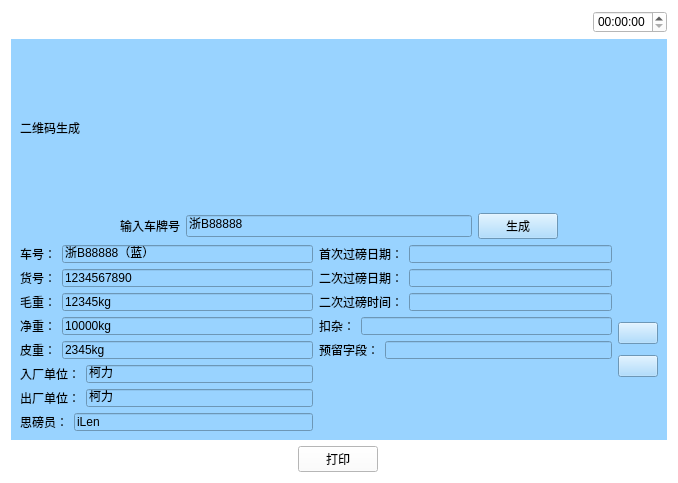
<?xml version="1.0" encoding="UTF-8"?>
<ui version="4.0">
 <class>Erweimashengcheng</class>
 <widget class="QWidget" name="Erweimashengcheng">
  <property name="geometry">
   <rect>
    <x>0</x>
    <y>0</y>
    <width>678</width>
    <height>483</height>
   </rect>
  </property>
  <property name="windowTitle">
   <string>Form</string>
  </property>
  <property name="styleSheet">
   <string notr="true">background-color: rgb(255, 255, 255);</string>
  </property>
  <layout class="QVBoxLayout" name="verticalLayout_3" stretch="1,5,1">
   <item>
    <layout class="QHBoxLayout" name="horizontalLayout_5">
     <item>
      <widget class="QPushButton" name="pushButton">
       <property name="text">
        <string/>
       </property>
       <property name="icon">
        <iconset resource="myimages.qrc">
         <normaloff>:/image/images/4g.png</normaloff>:/image/images/4g.png</iconset>
       </property>
       <property name="flat">
        <bool>true</bool>
       </property>
      </widget>
     </item>
     <item>
      <widget class="QPushButton" name="pushButton_2">
       <property name="text">
        <string/>
       </property>
       <property name="icon">
        <iconset resource="myimages.qrc">
         <normaloff>:/image/images/wireless.svg</normaloff>:/image/images/wireless.svg</iconset>
       </property>
       <property name="flat">
        <bool>true</bool>
       </property>
      </widget>
     </item>
     <item>
      <widget class="QPushButton" name="pushButton_3">
       <property name="text">
        <string/>
       </property>
       <property name="icon">
        <iconset resource="myimages.qrc">
         <normaloff>:/image/images/bl.svg</normaloff>:/image/images/bl.svg</iconset>
       </property>
       <property name="flat">
        <bool>true</bool>
       </property>
      </widget>
     </item>
     <item>
      <widget class="QPushButton" name="pushButton_4">
       <property name="text">
        <string/>
       </property>
       <property name="icon">
        <iconset resource="myimages.qrc">
         <normaloff>:/image/images/locate.svg</normaloff>:/image/images/locate.svg</iconset>
       </property>
       <property name="flat">
        <bool>true</bool>
       </property>
      </widget>
     </item>
     <item>
      <spacer name="horizontalSpacer_4">
       <property name="orientation">
        <enum>Qt::Horizontal</enum>
       </property>
       <property name="sizeHint" stdset="0">
        <size>
         <width>40</width>
         <height>20</height>
        </size>
       </property>
      </spacer>
     </item>
     <item>
      <widget class="QTimeEdit" name="timeEdit_2"/>
     </item>
    </layout>
   </item>
   <item>
    <widget class="QWidget" name="widget" native="true">
     <property name="sizePolicy">
      <sizepolicy hsizetype="Preferred" vsizetype="Preferred">
       <horstretch>0</horstretch>
       <verstretch>0</verstretch>
      </sizepolicy>
     </property>
     <property name="contextMenuPolicy">
      <enum>Qt::DefaultContextMenu</enum>
     </property>
     <property name="styleSheet">
      <string notr="true">background-color: rgb(153, 211, 255);</string>
     </property>
     <layout class="QVBoxLayout" name="verticalLayout_2">
      <item>
       <widget class="QLabel" name="label">
        <property name="text">
         <string>二维码生成</string>
        </property>
       </widget>
      </item>
      <item>
       <layout class="QHBoxLayout" name="horizontalLayout">
        <property name="leftMargin">
         <number>100</number>
        </property>
        <property name="rightMargin">
         <number>100</number>
        </property>
        <item>
         <widget class="QLabel" name="label_2">
          <property name="text">
           <string>输入车牌号</string>
          </property>
         </widget>
        </item>
        <item>
         <widget class="QLineEdit" name="lineEdit">
          <property name="text">
           <string>浙B88888</string>
          </property>
         </widget>
        </item>
        <item>
         <widget class="QPushButton" name="generate">
          <property name="text">
           <string>生成</string>
          </property>
         </widget>
        </item>
       </layout>
      </item>
      <item>
       <layout class="QGridLayout" name="gridLayout" columnminimumwidth="1,1,2">
        <item row="0" column="0">
         <layout class="QHBoxLayout" name="horizontalLayout_11">
          <item>
           <widget class="QLabel" name="label_10">
            <property name="text">
             <string>车号：</string>
            </property>
           </widget>
          </item>
          <item>
           <widget class="QLineEdit" name="lineEdit_9">
            <property name="sizePolicy">
             <sizepolicy hsizetype="Expanding" vsizetype="Ignored">
              <horstretch>0</horstretch>
              <verstretch>0</verstretch>
             </sizepolicy>
            </property>
            <property name="text">
             <string>浙B88888（蓝）</string>
            </property>
           </widget>
          </item>
         </layout>
        </item>
        <item row="0" column="1">
         <layout class="QHBoxLayout" name="horizontalLayout_14">
          <item>
           <widget class="QLabel" name="label_13">
            <property name="text">
             <string>首次过磅日期：</string>
            </property>
           </widget>
          </item>
          <item>
           <widget class="QLineEdit" name="lineEdit_12">
            <property name="sizePolicy">
             <sizepolicy hsizetype="Expanding" vsizetype="Ignored">
              <horstretch>0</horstretch>
              <verstretch>0</verstretch>
             </sizepolicy>
            </property>
           </widget>
          </item>
         </layout>
        </item>
        <item row="1" column="0">
         <layout class="QHBoxLayout" name="horizontalLayout_3">
          <item>
           <widget class="QLabel" name="label_3">
            <property name="text">
             <string>货号：</string>
            </property>
           </widget>
          </item>
          <item>
           <widget class="QLineEdit" name="lineEdit_2">
            <property name="sizePolicy">
             <sizepolicy hsizetype="Expanding" vsizetype="Ignored">
              <horstretch>0</horstretch>
              <verstretch>0</verstretch>
             </sizepolicy>
            </property>
            <property name="text">
             <string>1234567890</string>
            </property>
           </widget>
          </item>
         </layout>
        </item>
        <item row="1" column="1">
         <layout class="QHBoxLayout" name="horizontalLayout_16">
          <item>
           <widget class="QLabel" name="label_15">
            <property name="text">
             <string>二次过磅日期：</string>
            </property>
           </widget>
          </item>
          <item>
           <widget class="QLineEdit" name="lineEdit_14">
            <property name="sizePolicy">
             <sizepolicy hsizetype="Expanding" vsizetype="Ignored">
              <horstretch>0</horstretch>
              <verstretch>0</verstretch>
             </sizepolicy>
            </property>
           </widget>
          </item>
         </layout>
        </item>
        <item row="2" column="0">
         <layout class="QHBoxLayout" name="horizontalLayout_4">
          <item>
           <widget class="QLabel" name="label_4">
            <property name="text">
             <string>毛重：</string>
            </property>
           </widget>
          </item>
          <item>
           <widget class="QLineEdit" name="lineEdit_3">
            <property name="sizePolicy">
             <sizepolicy hsizetype="Expanding" vsizetype="Ignored">
              <horstretch>0</horstretch>
              <verstretch>0</verstretch>
             </sizepolicy>
            </property>
            <property name="text">
             <string>12345kg</string>
            </property>
           </widget>
          </item>
         </layout>
        </item>
        <item row="2" column="1">
         <layout class="QHBoxLayout" name="horizontalLayout_12">
          <item>
           <widget class="QLabel" name="label_11">
            <property name="text">
             <string>二次过磅时间：</string>
            </property>
           </widget>
          </item>
          <item>
           <widget class="QLineEdit" name="lineEdit_10">
            <property name="sizePolicy">
             <sizepolicy hsizetype="Expanding" vsizetype="Ignored">
              <horstretch>0</horstretch>
              <verstretch>0</verstretch>
             </sizepolicy>
            </property>
           </widget>
          </item>
         </layout>
        </item>
        <item row="3" column="0">
         <layout class="QHBoxLayout" name="horizontalLayout_6">
          <item>
           <widget class="QLabel" name="label_5">
            <property name="text">
             <string>净重：</string>
            </property>
           </widget>
          </item>
          <item>
           <widget class="QLineEdit" name="lineEdit_4">
            <property name="sizePolicy">
             <sizepolicy hsizetype="Expanding" vsizetype="Ignored">
              <horstretch>0</horstretch>
              <verstretch>0</verstretch>
             </sizepolicy>
            </property>
            <property name="text">
             <string>10000kg</string>
            </property>
           </widget>
          </item>
         </layout>
        </item>
        <item row="3" column="1">
         <layout class="QHBoxLayout" name="horizontalLayout_13">
          <item>
           <widget class="QLabel" name="label_12">
            <property name="text">
             <string>扣杂：</string>
            </property>
           </widget>
          </item>
          <item>
           <widget class="QLineEdit" name="lineEdit_11">
            <property name="sizePolicy">
             <sizepolicy hsizetype="Expanding" vsizetype="Ignored">
              <horstretch>0</horstretch>
              <verstretch>0</verstretch>
             </sizepolicy>
            </property>
           </widget>
          </item>
         </layout>
        </item>
        <item row="4" column="0">
         <layout class="QHBoxLayout" name="horizontalLayout_7">
          <item>
           <widget class="QLabel" name="label_6">
            <property name="text">
             <string>皮重：</string>
            </property>
           </widget>
          </item>
          <item>
           <widget class="QLineEdit" name="lineEdit_5">
            <property name="sizePolicy">
             <sizepolicy hsizetype="Expanding" vsizetype="Ignored">
              <horstretch>0</horstretch>
              <verstretch>0</verstretch>
             </sizepolicy>
            </property>
            <property name="text">
             <string>2345kg</string>
            </property>
           </widget>
          </item>
         </layout>
        </item>
        <item row="4" column="1">
         <layout class="QHBoxLayout" name="horizontalLayout_15">
          <item>
           <widget class="QLabel" name="label_14">
            <property name="text">
             <string>预留字段：</string>
            </property>
           </widget>
          </item>
          <item>
           <widget class="QLineEdit" name="lineEdit_13">
            <property name="sizePolicy">
             <sizepolicy hsizetype="Expanding" vsizetype="Ignored">
              <horstretch>0</horstretch>
              <verstretch>0</verstretch>
             </sizepolicy>
            </property>
           </widget>
          </item>
         </layout>
        </item>
        <item row="5" column="0">
         <layout class="QHBoxLayout" name="horizontalLayout_8">
          <item>
           <widget class="QLabel" name="label_7">
            <property name="text">
             <string>入厂单位：</string>
            </property>
           </widget>
          </item>
          <item>
           <widget class="QLineEdit" name="lineEdit_6">
            <property name="sizePolicy">
             <sizepolicy hsizetype="Expanding" vsizetype="Ignored">
              <horstretch>0</horstretch>
              <verstretch>0</verstretch>
             </sizepolicy>
            </property>
            <property name="text">
             <string>柯力</string>
            </property>
           </widget>
          </item>
         </layout>
        </item>
        <item row="6" column="0">
         <layout class="QHBoxLayout" name="horizontalLayout_9">
          <item>
           <widget class="QLabel" name="label_8">
            <property name="text">
             <string>出厂单位：</string>
            </property>
           </widget>
          </item>
          <item>
           <widget class="QLineEdit" name="lineEdit_7">
            <property name="sizePolicy">
             <sizepolicy hsizetype="Expanding" vsizetype="Ignored">
              <horstretch>0</horstretch>
              <verstretch>0</verstretch>
             </sizepolicy>
            </property>
            <property name="text">
             <string>柯力</string>
            </property>
           </widget>
          </item>
         </layout>
        </item>
        <item row="7" column="0">
         <layout class="QHBoxLayout" name="horizontalLayout_10">
          <item>
           <widget class="QLabel" name="label_9">
            <property name="text">
             <string>思磅员：</string>
            </property>
           </widget>
          </item>
          <item>
           <widget class="QLineEdit" name="lineEdit_8">
            <property name="sizePolicy">
             <sizepolicy hsizetype="Expanding" vsizetype="Ignored">
              <horstretch>0</horstretch>
              <verstretch>0</verstretch>
             </sizepolicy>
            </property>
            <property name="text">
             <string>iLen</string>
            </property>
           </widget>
          </item>
         </layout>
        </item>
        <item row="3" column="2" rowspan="3">
         <layout class="QVBoxLayout" name="verticalLayout">
          <item>
           <widget class="QPushButton" name="pushButton_5">
            <property name="sizePolicy">
             <sizepolicy hsizetype="Fixed" vsizetype="Fixed">
              <horstretch>0</horstretch>
              <verstretch>0</verstretch>
             </sizepolicy>
            </property>
            <property name="autoFillBackground">
             <bool>false</bool>
            </property>
            <property name="styleSheet">
             <string notr="true">border-image: url(:/image/images/code1.svg);</string>
            </property>
            <property name="text">
             <string/>
            </property>
            <property name="iconSize">
             <size>
              <width>1000</width>
              <height>1000</height>
             </size>
            </property>
            <property name="autoRepeat">
             <bool>false</bool>
            </property>
            <property name="autoExclusive">
             <bool>false</bool>
            </property>
           </widget>
          </item>
          <item>
           <widget class="QPushButton" name="pushButton_6">
            <property name="styleSheet">
             <string notr="true">border-image: url(:/image/images/code2.svg);</string>
            </property>
            <property name="text">
             <string/>
            </property>
           </widget>
          </item>
         </layout>
        </item>
       </layout>
      </item>
     </layout>
    </widget>
   </item>
   <item>
    <layout class="QHBoxLayout" name="horizontalLayout_2">
     <item>
      <widget class="QPushButton" name="returnIndex">
       <property name="font">
        <font>
         <family>AR PL UMing TW MBE</family>
        </font>
       </property>
       <property name="styleSheet">
        <string notr="true">border-image: url(:/image/images/index.svg);</string>
       </property>
       <property name="text">
        <string/>
       </property>
       <property name="icon">
        <iconset resource="myimages.qrc">
         <normaloff>:/image/images/index.svg</normaloff>:/image/images/index.svg</iconset>
       </property>
       <property name="iconSize">
        <size>
         <width>40</width>
         <height>40</height>
        </size>
       </property>
       <property name="flat">
        <bool>true</bool>
       </property>
      </widget>
     </item>
     <item>
      <spacer name="horizontalSpacer">
       <property name="orientation">
        <enum>Qt::Horizontal</enum>
       </property>
       <property name="sizeHint" stdset="0">
        <size>
         <width>40</width>
         <height>20</height>
        </size>
       </property>
      </spacer>
     </item>
     <item>
      <widget class="QPushButton" name="print">
       <property name="text">
        <string>打印</string>
       </property>
      </widget>
     </item>
     <item>
      <spacer name="horizontalSpacer_3">
       <property name="orientation">
        <enum>Qt::Horizontal</enum>
       </property>
       <property name="sizeHint" stdset="0">
        <size>
         <width>40</width>
         <height>20</height>
        </size>
       </property>
      </spacer>
     </item>
     <item>
      <widget class="QPushButton" name="returnPage">
       <property name="text">
        <string/>
       </property>
       <property name="icon">
        <iconset resource="myimages.qrc">
         <normaloff>:/image/images/shangyiye.svg</normaloff>:/image/images/shangyiye.svg</iconset>
       </property>
       <property name="iconSize">
        <size>
         <width>40</width>
         <height>40</height>
        </size>
       </property>
       <property name="flat">
        <bool>true</bool>
       </property>
      </widget>
     </item>
    </layout>
   </item>
  </layout>
 </widget>
 <resources>
  <include location="myimages.qrc"/>
 </resources>
 <connections/>
</ui>
